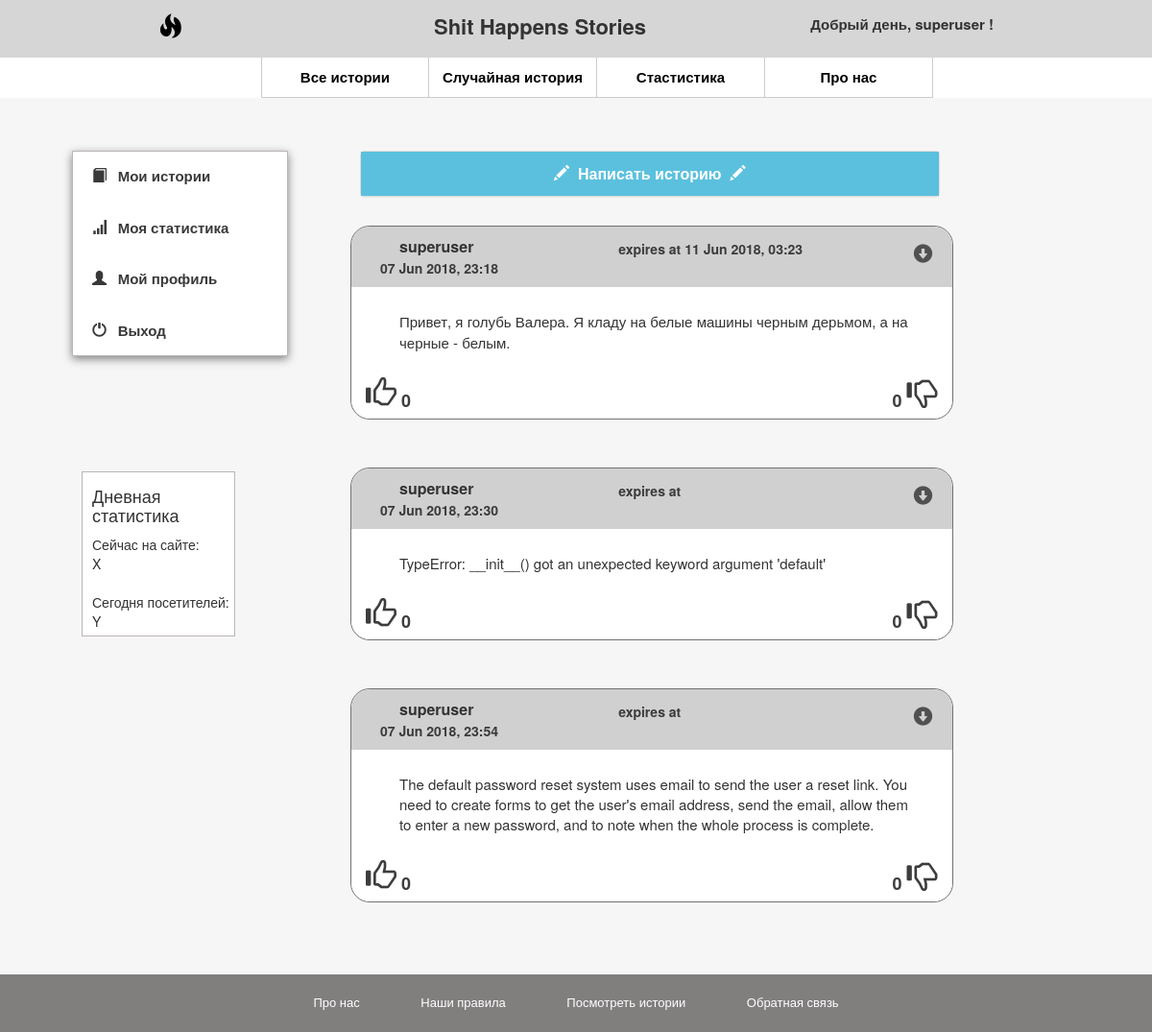
Page /mainsite/MyStories (signed in) on the earlier database version.
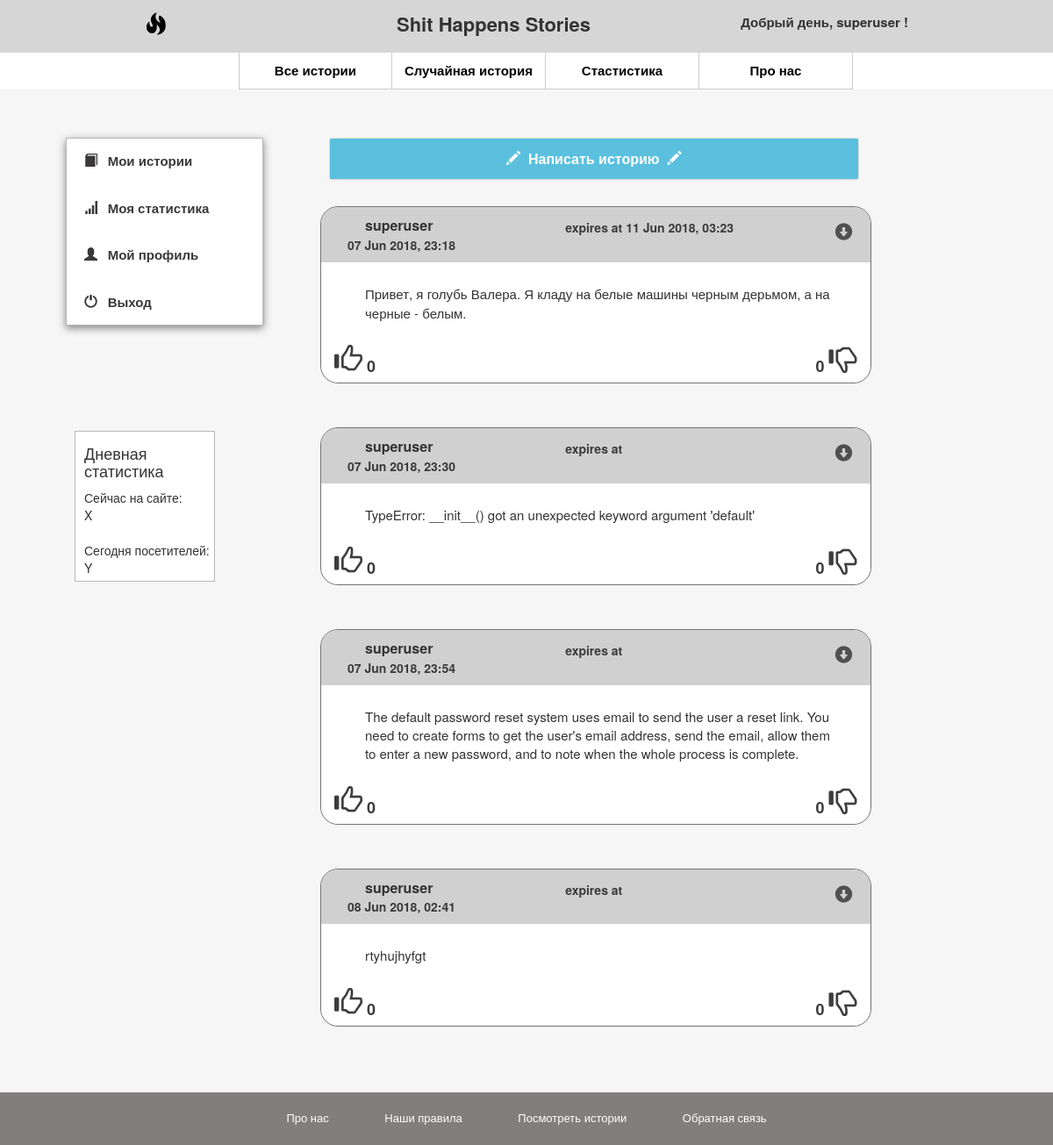
Same page on the later database version.
### mainsite/models.py (models this page shows, shortened)
class Story(models.Model):
    user_id = models.ForeignKey(User, on_delete=models.CASCADE)
    story_content = models.CharField(max_length=2048,null=False)
    create_date = models.DateTimeField(null=False)
    expire_date = models.DateTimeField(null=True)
    like_count = models.IntegerField(null=False)
    dislike_count = models.IntegerField(null=False)
    is_active = models.BooleanField(null=False)
    def get_absolute_url(self):
        return reverse('singlestoryurl', args=[str(self.id)])

### mainsite/views.py (the view)
# urls.py: path('MyStories', views.mystories, name='createStory'),
@login_required
def mystories(request):
	form_create_story = None
	if (request.method == "POST"):
		form_create_story = forms.CreateNewStory(request.POST)
		if (form_create_story.is_valid()):
			content = form_create_story.cleaned_data["story_content"]
			days_num = form_create_story.cleaned_data["days_num"]
			hours_num = form_create_story.cleaned_data["hours_num"]
			minutes_num = form_create_story.cleaned_data["minutes_num"]
			exp_date = None
			if (days_num != 0 and hours_num != 0 and minutes_num != 0):
				exp_date = datetime.now()+timedelta(days=days_num, hours=hours_num, minutes=minutes_num)
			story_obj = Story(user_id_id=request.user.id, story_content=content, create_date=datetime.now(),
				expire_date=exp_date, like_count=0, dislike_count=0, is_active=1)
			story_obj.save()
	else:
		form_create_story = forms.CreateNewStory()
	stories = Story.objects.filter(user_id_id=request.user.id)
	return render(request, "MyStories.html", context={ "stories": stories, "form_create_story": form_create_story} )

### mainsite/sandbox/processors.py (called while the page is built)
def absolute(request):
    urls = {
        'ABSOLUTE_ROOT': request.build_absolute_uri('/')[:-1].strip("/"),
        'ABSOLUTE_ROOT_URL': request.build_absolute_uri('/').strip("/"),
    }
    return urls

### templates/MyStories.html (shortened to what this page needs)
{% extends "base.html" %}
{% load staticfiles %}
{% block content %}
	<div>
		<div class="myContainer">
			<div class="myContent">
				<div class="col-xs-3 text-justify">
					{% if user.is_authenticated %}
						{% include "myMenu.html" %}
					{% else %}
						{% include "sideLoginOffer.html" %}
					{% endif %}
					{% include "dayStat.html" %}
				</div>
				<div class="col-xs-9 myCreateStory-Filters">
					<div class="col-xs-10 myWall">
						{% if user.is_authenticated %}
							{% include "createStory.html" %}
						{% endif %}
						<div>
							{% for story in stories %}
								{% include "storyTemplate.html" %}
							{% endfor %}
						</div>
					</div>
				</div>
			</div>
		</div>
	</div>
{% endblock content %}

### templates/base.html (shortened to what this page needs)
<!DOCTYPE html>
{% load staticfiles %}
<html>
	<head>
		<link rel="stylesheet" href="{% static 'bootstrap/bootstrap.min.css' %}">
		<link rel="stylesheet" href="{% static 'css/commonStyles.css' %}">
		<link rel="stylesheet" href="{% static 'css/loginFormStyles.css' %}">
		{% block links %}
			<link rel="stylesheet" href="{% static 'css/myMenu.css' %}">
			<link rel="stylesheet" href="{% static 'css/storyTemplateStyles.css' %}">
			<link rel="stylesheet" href="{% static 'css/filter.css' %}">
			<link rel="stylesheet" href="{% static 'css/createStoryStyles.css' %}">
		{% endblock links %}
	</head>
	<body>
		{% block header %}
			{% include "header.html" %}
		{% endblock header %}
		{% block nav %}
			{% include "nav.html" %}
		{% endblock nav %}
		{% block content %}{% endblock content %}
		{% block footer %}
			{% include "footer.html" %}
		{% endblock footer %}
	</body>
</html>

### templates/header.html
<header>
    <div>
        <div class="col-xs-2">
            <div class="myIconsContainer">
                <a class="myIconslink">
                    <span class="glyphicon glyphicon-fire myLogo"></span>
                </a>
            </div>
        </div>
        <div class="col-xs-7">
            <div class="myTitle">
                <h3>Shit Happens Stories</h3>
            </div>
        </div>
        <div class="col-xs-3">
            <div class="myBtns">
                {% if not user.is_authenticated %}
                <button class="btn btn-default" type="button" data-toggle="modal" data-target="#myLoginModal">Sign in</button>
                <button class="btn btn-primary" onclick="location.href='{% url 'registernewuserurl' %}';">Sign up</button>
                {%else%}
                <div class="myGreeting">Добрый день, {{ user.username }} !</div>
                {% endif %}
            </div>
        </div>
    </div>
</header>

### templates/LoginForm.html (shortened to what this page needs)
{% load customtemplatetags %}

### templates/nav.html (shortened to what this page needs)
<nav>
	<div>
		<ul>
			<li id="mySecondChild"><a href="{% url 'home-page' %}">Все истории</a></li><li><a href="{% url 'randomstoryurl'  %}">Случайная история</a></li><li><a href="{% url 'staturl' %}">Стастистика</a></li><li><a href="{% url 'aboutusurl' %}">Про нас</a></li>
		</ul>
	</div>
</nav>

### templates/myMenu.html
<div class="mySideMenu">
	<ul class="nav nav-pills nav-stacked">
		<li><a href='{% url 'createStory' %}'><span class="glyphicon glyphicon-book"></span>&ensp; Мои истории</a></li>
		<li><a href="MyStat"><span class="glyphicon glyphicon-signal"></span>&ensp; Моя статистика</a></li>
		<li><a href='{% url 'myprofilepattern' %}'><span class="glyphicon glyphicon-user"></span>&ensp; Мой профиль</a></li>
		<li><a href='{% url 'logouturl' %}'><span class="glyphicon glyphicon-off"></span>&ensp; Выход</a></li>
	</ul>
</div>

### templates/dayStat.html
<div class="myDayStat">
	<h4>Дневная статистика</h4>
	<div>
		Сейчас на сайте: <br/> <span>X</span>
		<br/>
		<br/>
		Сегодня посетителей: <br/> <span>Y</span>
	</div>
</div>

### templates/createStory.html (shortened to what this page needs)
<div class="myCreateStoryContainer">
	<div class="panel panel-default">
		<div class="myPanelHeading">
			<div class="panel-title text-center" data-toggle="collapse" href="#el1">
				<span class="glyphicon glyphicon-pencil"></span>&nbsp;
				<span>Написать историю<span>&nbsp;
				<span class="glyphicon glyphicon-pencil"></span>
			</div>
		</div>
	</div>
</div>

### templates/storyTemplate.html
<div class="myStory">
	<div class="row myStoryHeader">
		<div class="col-xs-5">
			<div class="text-left myStoryLogin">{{ story.user_id }}</div>
			<div class="text-left myStoryDate">{{ story.create_date|date:"d M Y, H:i" }}</div>
		</div>
		<div class="col-xs-6">
			<div class="myStoryDuration">expires at {{ story.expire_date|date:"d M Y, H:i" }}</div>
		</div>
		<div class="col-xs-1 text-right">
			<span class="mystoryoptionsbtn glyphicon glyphicon-circle-arrow-down"></span>
			{% include "copylink.html" %}
		</div>
	</div>
	<div class="myStoryContent">
		<p>
			{{ story.story_content }}
		</p>
	</div>
	<div class="myStoryFooter">
		<div class="col-xs-3 text-left">
			<span class="glyphicon glyphicon-thumbs-up"></span> <span>{{ story.like_count }}</span>
		</div>
		<div class="col-xs-6"></div>
		<div class="col-xs-3 text-right">
			<span>{{ story.dislike_count }}</span> <span class="glyphicon glyphicon-thumbs-down"></span>
		</div>
	</div>
</div>

### templates/copylink.html (shortened to what this page needs)
<html>
    <body>
    </body>
</html>

### templates/footer.html
<footer>
    <ul>
        <li><a href="AboutUs">Про нас</a></li>
        <li><a href="AboutUs">Наши правила</a></li>
        <li><a href="ShitHappens">Посмотреть истории</a></li>
        <li><a href="AboutUs">Обратная связь</a></li>
    </ul>
</footer>

### static/css/commonStyles.css (style rules this page uses)
body { background-color: #F7F6F6; min-width: 1100px; }
header { box-sizing: border-box; background-color: #D6D6D6; height: 60px; }
header > div { height: 60px; padding-top: 5px; }
header > div, nav > div { width: 900px; margin: auto; }
.myGreeting { font-size: 15px; font-weight: bold; padding: 10px 0 0 }
.myLogo { color: black; }
.myIconsContainer { text-align: left; margin-top: 10px; }
.myIconslink > span { font-size: 25px; }
.myTitle { text-align: center; }
.myTitle > h3 { margin-top: 10px; font-size: 22px; font-weight: 600; }
.myBtns { text-align: right; }
nav { background-color: white; margin-bottom: 30px; }
nav > div > ul { text-align: center; margin: 0; padding-left: 0; }
#mySecondChild { border-left: 1px solid #CCCCCC }
nav a { font-size: 30px; }
nav > div > ul > li { display: inline-block; border-bottom: 1px solid #CCCCCC; border-right: 1px solid #CCCCCC; box-sizing: border-box; width: 175px; }
nav > div > ul > li > a { color: black; font-weight: bolder; font-size: 15px; padding: 10px 0 5px; display: inline-block; width: 100%; transition: 0.5s; border-bottom: 5px solid transparent; }
footer { box-sizing: border-box; height: 60px; background-color: #817E7E; color: white; }
footer > ul { text-align: center; font-size: 13px; padding: 10px; margin: 0; }
footer > ul > li { display: inline-block; padding: 10px 30px; }
footer > ul > li > a { color: white; }

### static/css/loginFormStyles.css (style rules this page uses)
.row { margin: 0; }

### static/css/myMenu.css (style rules this page uses)
.myContainer { width: 1100px; margin: auto; }
.myContent { overflow: hidden; min-height: 550px; }
.myContent > div:first-child { padding: 25px; }
.mySideMenu { background-color: white; font-size: 15px; font-weight: bolder; border: 1px solid #BCB6B6; box-shadow: 0 3px 9px grey; margin-bottom: 120px; }
.mySideMenu > ul > li > a { color: #3A3838; padding: 15px 20px 15px; }
.myDayStat { padding: 5px 5px 5px 10px; margin: 120px 10px 50px; border: 1px solid #BCB6B6; background-color: white; width: 160px; }
.myWall { padding: 25px 10px 25px 25px; }
.myWall > div:first-child { padding: 0 14px 0 10px; }

### static/css/storyTemplateStyles.css (style rules this page uses)
.myStory { border: 1px solid #727272; border-radius: 20px; box-sizing: border-box; margin-bottom: 50px; }
.myStoryHeader, .myStoryFooter { box-sizing: border-box; background-color: #D1D0D0; border-radius: 20px 20px 0 0; padding: 10px 15px; margin: 0; }
.myStoryContent { box-sizing: border-box; background-color: white; padding: 25px 40px 15px 50px; font-size: 15px; }
.myStoryFooter { background-color: white; border-radius: 0 0 20px 20px; padding: 0 0 5px; overflow: auto; }
.myStoryFooter > div, .myStoryDate, .myStoryDuration { font-size: 18px; font-weight: bolder; opacity: 0.95; }
.myStoryFooter > div:first-child > span:first-child, .myStoryFooter > div:nth-child(3) > span:nth-child(2) { font-size: 32px; transition: 0.2s; }
.myStoryLogin { font-size: 16px; font-weight: bolder; padding-left: 20px; }
.myStoryDate, .myStoryDuration { font-size: 14px; }
.myStoryDuration { height: 100%; vertical-align: bottom; line-height: 100%; display: inline-block; }
.myStoryHeader > div:nth-child(3) { padding: 5px; font-size: 20px; color: #515050; }
.myStoryHeader > div:nth-child(3) > span { transition: 0.3s; }
.mystoryoptionsbtn { cursor: pointer; display: inline-block; user-select: none; }

### static/css/createStoryStyles.css (style rules this page uses)
.myCreateStoryContainer { margin-bottom: 30px; }
.myCreateStoryContainer .myPanelHeading { height: 46px; padding: 12px; font-size: 14px; background-color: #5bc0de; color: white; font-weight: bold; }

Differences in the rows shown:
added Story: user_id "superuser", create_date "08 Jun 2018, 02:41", story_content "rtyhujhyfgt", like_count "0", dislike_count "0"
